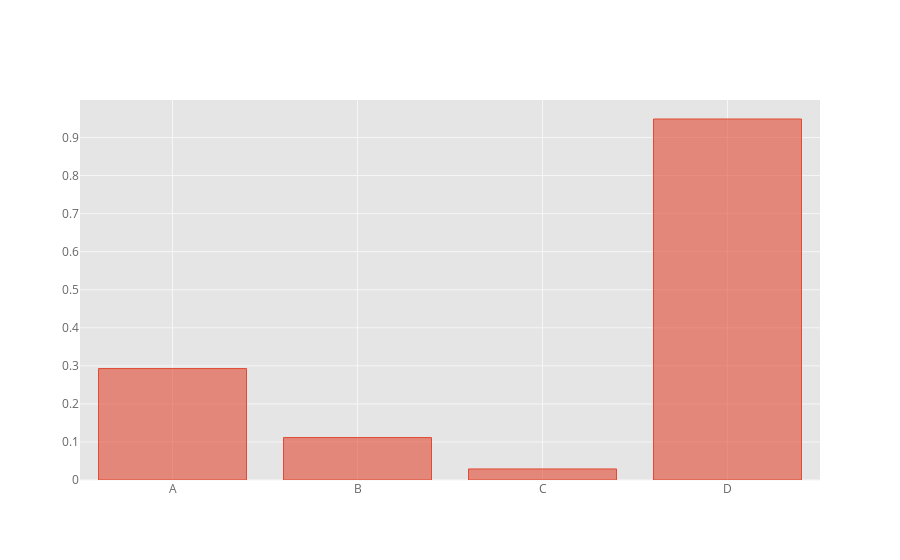

Notebook source saved alongside this figure:
### Markdown cell above
Plot a dataframe row as a bar

### Code cell
df = pd.DataFrame(np.random.rand(10, 4), columns=['A', 'B', 'C', 'D'])
row = df.iloc[5]
row.iplot(kind='bar')

### Figure 1 — Plotly figure (JSON) as saved in the notebook; plotly's stock layout.template omitted (floating-point values rounded to 4 significant figures)
{"data": [{"marker": {"color": "rgba(226, 74, 51, 0.6)", "line": {"color": "rgba(226, 74, 51, 1.0)", "width": 1}}, "name": "5", "orientation": "v", "text": "", "type": "bar", "uid": "d40e0bf2-56d8-11e9-9be5-0b34706604f2", "x": ["A", "B", "C", "D"], "y": [0.2928, 0.1115, 0.02903, 0.9486]}], "layout": {"legend": {"bgcolor": "#FFFFFF", "font": {"color": "#666666"}}, "paper_bgcolor": "#FFFFFF", "plot_bgcolor": "#E5E5E5", "titlefont": {"color": "#151516"}, "xaxis": {"gridcolor": "#F6F6F6", "showgrid": true, "tickfont": {"color": "#666666"}, "title": "", "titlefont": {"color": "#666666"}, "zerolinecolor": "#F6F6F6"}, "yaxis": {"gridcolor": "#F6F6F6", "showgrid": true, "tickfont": {"color": "#666666"}, "title": "", "titlefont": {"color": "#666666"}, "zerolinecolor": "#F6F6F6"}}}
